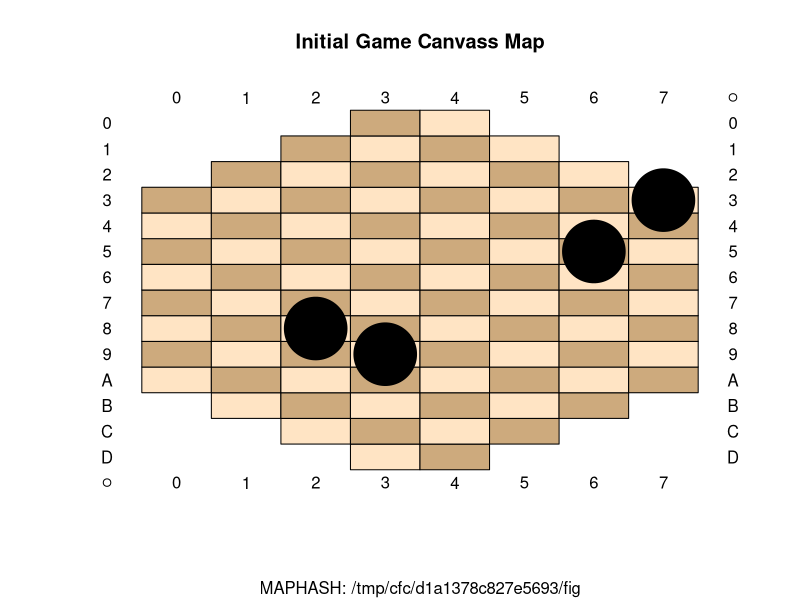

Here is the R script that generated this plot:
#!/usr/bin/Rscript
#
# draw_canvass.R
#
# Big Data Analytics Final Project
#  Visualization Part
#
# draw the Mini Camelot Game Canvass 
# from specified pieces information
#
# Example:
#  $ ./draw_canvass.R "323334354344X737482838485"
#
# Output:
#  A static PNG 'canvass-start.png' will be generated
#    to represent the initial state of the game canass
#  A dynamic GIF 'canvass-move.gif' will be generated
#    to represent the game moving process
#
# Robert WEN (robert.wen@nyu.edu)
# N12246277
#

# library to draw circles
library(plotrix)
# library to filter data frame
library(dplyr)

# echo OFF
options(echo=FALSE)

#
# check whether one (x,y) is in the list of cell locations
#
is_cell_in_list <- function(cell, cell_list) {

  off_x = cell[1]
  off_y = cell[2]

  cc <- filter(cell_list, x==off_x & y==off_y)
  ret <- (nrow(cc) > 0)

  return(ret)
}

#
# convert the hash mapkey to a list of cell locations
#
convert_hash_mapkey <- function(mapkey) {

  loc1 <- substr(mapkey, 1, 2)
  loc2 <- substr(mapkey, 3, 4)
  loc3 <- substr(mapkey, 5, 6)
  loc4 <- substr(mapkey, 7, 8)
  loc5 <- substr(mapkey, 9, 10)
  loc6 <- substr(mapkey, 11, 12)

  for (loc in c(loc1, loc2, loc3, loc4, loc5, loc6)) {
    off_x = strtoi(paste('0x', substr(loc, 1, 1), sep=''))
    off_y = strtoi(paste('0x', substr(loc, 2, 2), sep=''))

    loc_xy = c(off_x, off_y, 'north')

    if (exists("map_cell_list") == FALSE) {
      map_cell_list <- c(x=off_x, y=off_y, side='north')
    } else {
      map_cell_list <- rbind(map_cell_list, loc_xy)
    }
  }

  loc1 <- substr(mapkey, 14, 15)
  loc2 <- substr(mapkey, 16, 17)
  loc3 <- substr(mapkey, 18, 19)
  loc4 <- substr(mapkey, 20, 21)
  loc5 <- substr(mapkey, 22, 23)
  loc6 <- substr(mapkey, 24, 25)

  for (loc in c(loc1, loc2, loc3, loc4, loc5, loc6)) {
    off_x = strtoi(paste('0x', substr(loc, 1, 1), sep=''))
    off_y = strtoi(paste('0x', substr(loc, 2, 2), sep=''))

    loc_xy = c(off_x, off_y, 'south')
    map_cell_list <- rbind(map_cell_list, loc_xy)
  }

  map_cell_list <- data.frame(map_cell_list)
  return(map_cell_list)
}

draw_a_cell <- function(cell_info) {

  off_x = strtoi(cell_info[1,1])
  off_y = strtoi(cell_info[1,2])

  draw_off_x <- (40 + (off_y) * 40)
  draw_off_y <- (40 + (13-off_x) * 40)

  side = cell_info[1,3]
  if (side == "north") {
    color <- "white"
  } else {
    color <- "black"
  }

  draw.circle(draw_off_x, draw_off_y, 18, border=color, col=color)
}

# argument parsing and get cell list in data frame
args <- commandArgs(trailingOnly = TRUE)
mapkey <- args[1]

cell_map_list <- convert_hash_mapkey(mapkey)

# set target output file
png(paste("canvass",".png",sep=""), width=360, height=600)

# draw the game canvass
plot(c(0,360), c(0,600), axes = F, xlab = NA, ylab = NA)

# disabled cells are here
disabled_cells <- rbind(c(x=0,y=0),              c( 0,1), c( 0,2), c( 0,5), c( 0,6), c( 0,7))
disabled_cells <- rbind(disabled_cells, c(1, 0), c( 1,1),                   c( 1,6), c( 1,7))
disabled_cells <- rbind(disabled_cells, c(2, 0),                                     c( 2,7))
disabled_cells <- rbind(disabled_cells, c(11,0),                                     c(11,7))
disabled_cells <- rbind(disabled_cells, c(12,0), c(12,1),                   c(12,6), c(12,7))
disabled_cells <- rbind(disabled_cells, c(13,0), c(13,1), c(13,2), c(13,5), c(13,6), c(13,7))
disabled_cells <- data.frame(disabled_cells)

# draw all cells
for (x in 0:13) {
    for (y in 0:7) {
        if (is_cell_in_list(c(x,y), disabled_cells) == FALSE) {
            if ((x %% 2 == 0 & y %% 2 == 1) | (x %% 2 == 1 & y %% 2 == 0)){
                color <- "bisque1"
                rect(20 + y * 40, 20 + x * 40, 60 + y * 40, 60 + x * 40, col=color)
            } else if ((x %% 2 == 0 & y %% 2 == 0) | (x %% 2 == 1 & y %% 2 == 1)){
                color <- "burlywood3"
                rect(20 + y * 40, 20 + x * 40, 60 + y * 40, 60 + x * 40, col=color)
            }
        }
    }
}

# draw white and black cells
nrows <- nrow(cell_map_list)
for (i in 1:nrows) {
  draw_a_cell(cell_map_list[i,])
}

# draw the indexes
for (row in 0:13) {
  # left
  text(x = 0, y = 40 + (13 - row)*40, labels = toupper(as.hexmode(row)))
  # right
  text(x = 360, y = 40 + (13 - row)*40, labels = toupper(as.hexmode(row)))
}

for (col in 0:7) {
  # bottom
  text(x = 40 + col * 40, y = 0, labels = toupper(as.hexmode(col)))
  # upper
  text(x = 40 + col * 40, y = 600, labels = toupper(as.hexmode(col)))
}

# add title and description
title(main = "Initial Game Canvass Map", sub = paste("MAPHASH:", mapkey), outer = FALSE)

dev.off()

